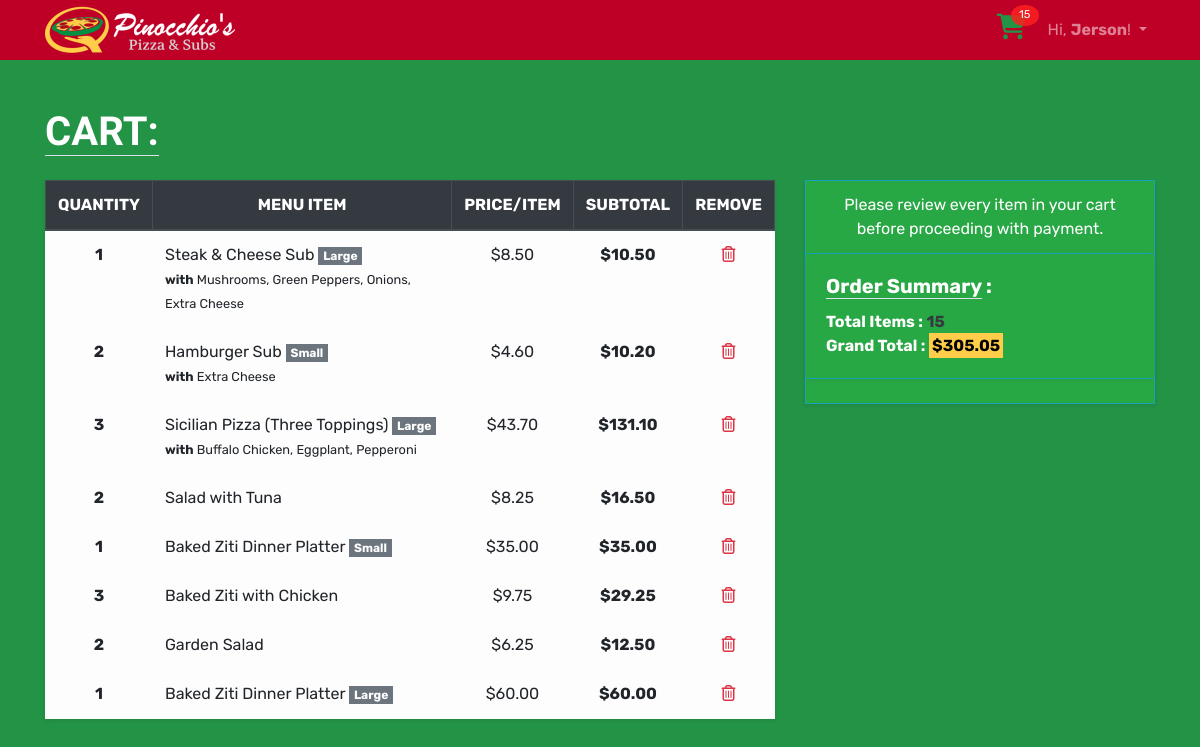
Page /cart/ (signed in) on the earlier database version.
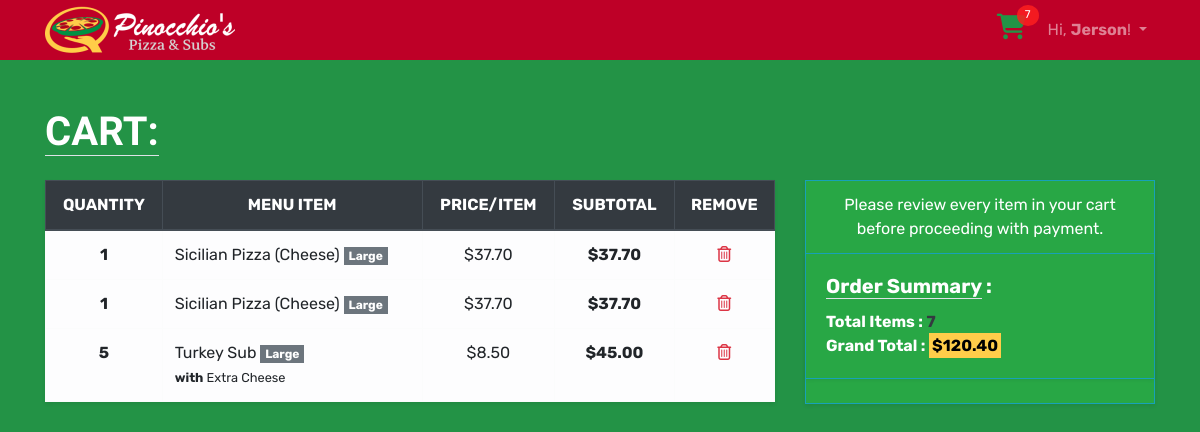
Same page on the later database version.
### cart/models.py (models this page shows, shortened)
class CartItem(models.Model):
    ORDER_STATUS = [
        ('CART', 'In Cart'),
        ('PAID', 'Paid'),
        ('CONF', 'Confirmed'),
        ('DLVR', 'Delivered'),
        ('DONE', 'Completed'),
    ]
    user = models.ForeignKey(User, on_delete=models.CASCADE)
    quantity = models.IntegerField()
    category = models.CharField(max_length=200)
    menu_id = models.IntegerField()
    name = models.CharField(max_length=200)
    size = models.CharField(
        max_length=20,
        blank=True,
        null=True,
    )
    addons = models.CharField(
        max_length=200,
        blank=True,
        null=True,
    )
    price = models.DecimalField(max_digits=10, decimal_places=2)
    sub_total = models.DecimalField(max_digits=10, decimal_places=2)
    status = models.CharField(
        max_length=4,
        choices=ORDER_STATUS,
        default='CART',
    )
    added_on = models.DateTimeField(auto_now_add=True)

### cart/views.py (the view)
# urls.py: path("", views.cart, name="cart"),
@login_required
def cart(request):
    user = request.user.id
    cart_items = CartItem.objects.filter(user=user, status='CART')
    context = {
        'cart_items': cart_items,
        'key': settings.STRIPE_PUBLISHABLE_KEY,
    }
    cart_total = 0
    cart_quantity = 0
    for item in cart_items:
        cart_total += item.sub_total
        cart_quantity += item.quantity
    if cart_total != 0:
        context['cart_total'] = format(cart_total, '.2f')
        context['stripe_total'] = str(cart_total).replace('.',"")
    context['cart_quantity'] = cart_quantity
    return render(request, 'cart/cart.html', context)

### templates/cart/cart.html (shortened to what this page needs)
{% extends 'base.html' %}
{% load static %}
    {% block stylesheet %}
    <link rel="stylesheet" href="{% static 'css/cart.css' %}">
    {% endblock %}
    {% block body_content %}
    <div class="container">
      <h1 class="mt-5 mb-4 text-white font-weight-bold text-uppercase" id="cart"><a href="#cart" class="text-decoration-none text-reset border-bottom">Cart:</a></h1>
      {% if cart_items %}
      <div class="row">
        <div class="col-lg-8 rounded">
          <table class="table table-hover table-bordered table-light shadow-sm">
            <thead class="thead-dark">
              <tr class="text-uppercase text-center">
                <th scope="col">Quantity</th>
                <th scope="col">Menu Item</th>
                <th scope="col">Price/Item</th>
                <th scope="col">Subtotal</th>
                <th scope="col">Remove</th>
              </tr>
            </thead>
            <tbody>
              {% for item in cart_items %}
              <tr data-orderid="{{item.id}}">
                <th scope="row" class="text-center">{{item.quantity}}</th>
                <td>
                  {{item.name}}
                  {% if item.size %}
                    <span class="badge badge-secondary rounded-0">{{item.size}}</span>
                  {% endif %}
                  {% if item.addons %}
                    <br>
                    <small><strong>with</strong> {{item.addons}}</small>
                  {% endif %}
                </td>
                <td class="text-center">${{item.price}}</td>
                <td class="text-center"><span class="font-weight-bolder">$</span><span class="font-weight-bold">{{item.sub_total}}</span></td>
                <td class="text-center"><i class="far fa-trash-alt text-danger" title="Remove order?" onclick="deleteOrder(this)"></i></td>
              </tr>
              {% endfor %}
            </tbody>
          </table>
        </div>
        <div class="col-lg-4">
          <div class="card bg-success text-white border-info mb-3 rounded-0 shadow-sm">
            <div class="card-header bg-transparent border-info text-center">Please review every item in your cart before proceeding with payment.</div>
            <div class="card-body text-white shadow-sm">
              <h5 class="card-title font-weight-bold"><span class="border-bottom">Order Summary</span> :</h5>
              <p class="card-text">
                <span class="font-weight-bold">Total Items :
                  <span class="text-dark" id="cart-quantity">{{cart_quantity}}</span>
                </span>
                <br>
                <span class="font-weight-bold">Grand Total
                  <span id="cart-total">
                    : <mark>${{cart_total}}</mark>
                  </span>
                </span>
              </p>
            </div>
            <div class="card-footer bg-transparent border-info text-center">
            </div>
          </div>
        </div>
      </div>
      {% endif %}
    </div>
    {% endblock %}

### templates/base.html (shortened to what this page needs)
{% load static %}<!DOCTYPE html>
<html>
  <head>
    <link rel="stylesheet" href="{% static 'css/bootstrap.min.css' %}">
    <link rel="stylesheet" href="{% static 'css/app.css' %}">
    {% block stylesheet %}{% endblock %}
  </head>
  <body>
    {% block body %}
    <nav class="navbar navbar-expand-sm navbar-dark mt-0 mb-0 pt-0 pb-0">
      <div class="container">
        <a class="navbar-brand" href="{% url 'home' %}">
          <img src="../static/img/logo.png" alt="Pinocchio's Pizza & Subs logo">
        </a>
        <div id="mainMenu">
          {% if user.is_authenticated %}
            <ul class="navbar-nav ml-auto d-flex flex-row">
              <li class="nav-item">
                <a href="{% url 'cart' %}" class="items-in-cart d-inline">
                  <span><i class="fas fa-shopping-cart lg"></i></span>
                  <span class="cart-quantity">{{cart_quantity}}</span>
                </a>
              </li>
              <li class="nav-item dropdown">
                <a class="nav-link dropdown-toggle" href="#" id="userMenu" data-toggle="dropdown" aria-haspopup="true" aria-expanded="false">
                  Hi, <span class="font-weight-bold">{{ user.first_name|title }}</span>!
                </a>
              </li>
            </ul>
          {% endif %}
        </div>
      </div>
    </nav>
    {% endblock body %}
    {% block body_content %}
    {% endblock %}
  </body>
</html>

Differences in the rows shown:
removed CartItem: quantity "1", name "Steak & Cheese Sub", size "Large", addons "Mushrooms, Green Peppers, Onions, Extra Cheese", price "8.50", sub_total "10.50"
removed CartItem: quantity "2", name "Hamburger Sub", size "Small", addons "Extra Cheese", price "4.60", sub_total "10.20"
removed CartItem: quantity "3", name "Sicilian Pizza (Three Toppings)", size "Large", addons "Buffalo Chicken, Eggplant, Pepperoni", price "43.70", sub_total "131.10"
removed CartItem: quantity "2", name "Salad with Tuna", price "8.25", sub_total "16.50"
removed CartItem: quantity "1", name "Baked Ziti Dinner Platter", size "Small", price "35.00", sub_total "35.00"
removed CartItem: quantity "3", name "Baked Ziti with Chicken", price "9.75", sub_total "29.25"
removed CartItem: quantity "2", name "Garden Salad", price "6.25", sub_total "12.50"
removed CartItem: quantity "1", name "Baked Ziti Dinner Platter", size "Large", price "60.00", sub_total "60.00"
added CartItem: quantity "1", name "Sicilian Pizza (Cheese)", size "Large", price "37.70", sub_total "37.70"
added CartItem: quantity "1", name "Sicilian Pizza (Cheese)", size "Large", price "37.70", sub_total "37.70"
added CartItem: quantity "5", name "Turkey Sub", size "Large", addons "Extra Cheese", price "8.50", sub_total "45.00"
Other differences:
{{ cart_quantity }}: "15" → "7"
{{ cart_total }}: "305.05" → "120.40"
